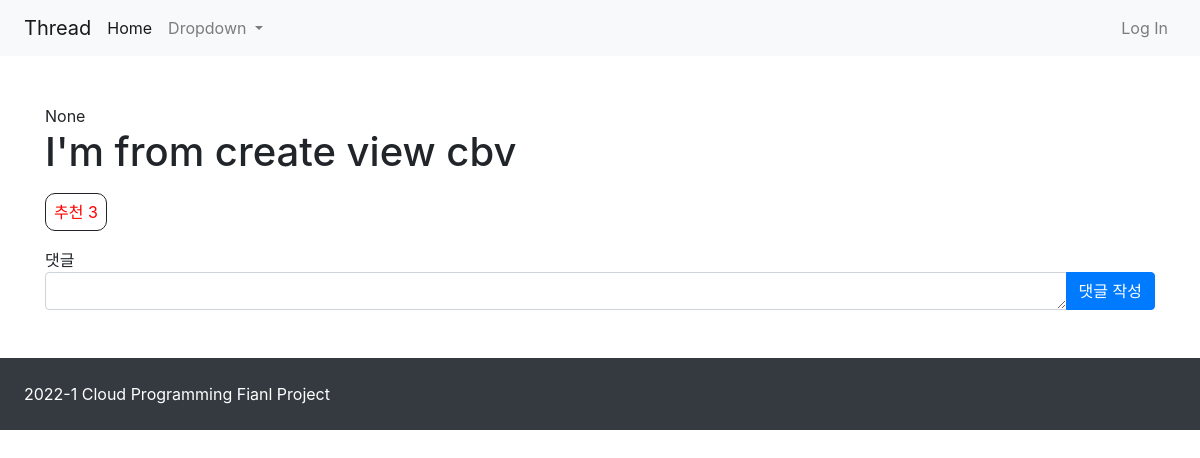
The app's page /4, older data.
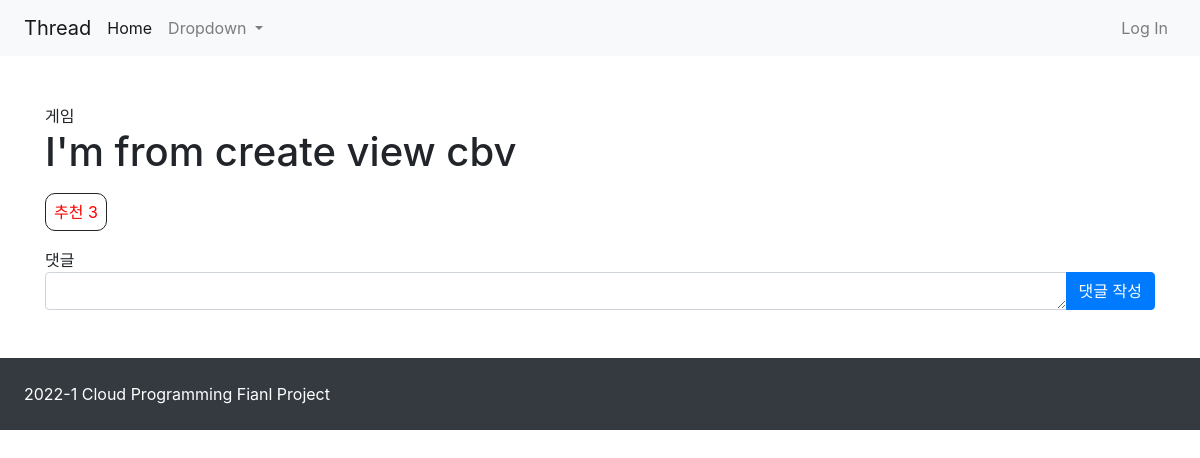
The same page, newer data.
### main/models.py (models this page shows, shortened)
class Thread(models.Model):
    topic = models.ForeignKey(Topic, null=True, on_delete=models.SET_NULL)
    title = models.CharField(max_length=100)
    content = MarkdownxField(max_length=5000)
    author = models.ForeignKey(User, null=True, on_delete=models.SET_NULL)
    upvotes = models.IntegerField(default=0, editable=False)
    created_at = models.DateTimeField(auto_now_add=True)
    updated_at = models.DateTimeField(auto_now=True)
    def get_content_markdown(self):
        return markdown(self.content)

class Topic(models.Model):
    topic = models.CharField(max_length=10, unique=True)
    slug = models.SlugField(max_length=10, unique=True, allow_unicode=True)
    def __str__(self):
        return self.topic

### main/views.py (the view)
# urls.py: path('<int:pk>', views.thread_detail, name='thread-detail'),
def thread_detail(request, pk):
    thread = get_object_or_404(Thread, pk=pk)
    form = CommentForm()
    return render(
        request,
        'main/thread_detail.html',
        {
            'thread': thread,
            'form': form
        }
    )

### main/forms.py
class CommentForm(ModelForm):
    class Meta:
        model = Comment
        fields = ['content']
        labels = {
            'content': ''
        }
        widgets = {
            'content': Textarea(attrs={'cols': 10, 'rows': 1}),
        }
    def __init__(self, *args, **kwargs):
        super().__init__(*args, **kwargs)
        self.helper = FormHelper()
        self.helper.layout = Layout(
            FieldWithButtons(
                'content',
                StrictButton("댓글 작성", type="submit", css_class="btn-primary")
            ),
        )

### templates/main/thread_detail.html (shortened to what this page needs)
{% extends 'main/base.html' %}
{% load crispy_forms_tags %}
{% block main-area %}
<div class="container">
    {{ thread.topic }}
    <h1>{{ thread.title }}</h1>
    <div class="my-4" style="width: 100px;">
        <span class="p-2" style="width: 50px; border: solid 1px; border-radius: 10px;">
            <a href={% url 'upvote' thread.id %} style="text-decoration: none; color: red">추천 {{ thread.upvotes }}</a>
        </span>
    </div>
    <div class="my-3" id="comment">
        댓글
        <form method='POST' action='{% url 'submit-comment' thread.pk %}' style="display: inline"> {% csrf_token %}
            {% crispy form %}
        </form>
    </div>
</div>
{% endblock %}

Row changes from the older to the newer data that the page shows:
changed Thread "I'm from create view cbv": topic "None" → "게임"
